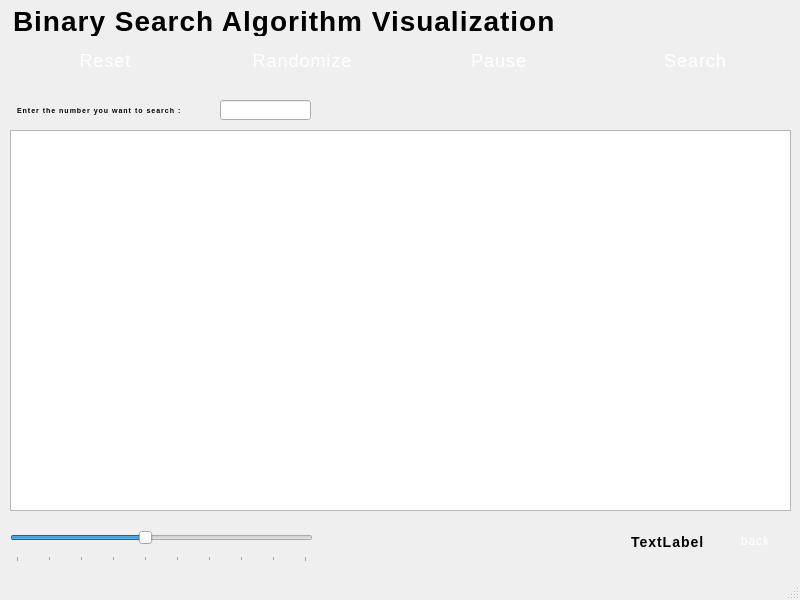
<?xml version="1.0" encoding="UTF-8"?>
<ui version="4.0">
 <class>binary_search</class>
 <widget class="QMainWindow" name="binary_search">
  <property name="geometry">
   <rect>
    <x>0</x>
    <y>0</y>
    <width>800</width>
    <height>600</height>
   </rect>
  </property>
  <property name="windowTitle">
   <string>MainWindow</string>
  </property>
  <widget class="QWidget" name="centralwidget">
   <widget class="QLabel" name="lblTitle">
    <property name="geometry">
     <rect>
      <x>0</x>
      <y>0</y>
      <width>801</width>
      <height>41</height>
     </rect>
    </property>
    <property name="styleSheet">
     <string notr="true">QLabel {
    font-family: &quot;Times New Roman&quot;, &quot;Segoe UI&quot;, Arial, sans-serif;
    font-size: 28px;
    font-weight: bold;
	color: qlineargradient(
        spread:pad, 
        x1:0, y1:0, x2:1, y2:0, 
        stop:0 #0077b6, stop:1 #48cae4
    );
    qproperty-alignment: AlignCenter;
    letter-spacing: 1px;
    text-transform: uppercase;
    background: transparent;
    padding: 5px;
}

</string>
    </property>
    <property name="text">
     <string>Binary Search Algorithm Visualization</string>
    </property>
   </widget>
   <widget class="QWidget" name="layoutWidget">
    <property name="geometry">
     <rect>
      <x>10</x>
      <y>40</y>
      <width>781</width>
      <height>42</height>
     </rect>
    </property>
    <layout class="QHBoxLayout" name="horizontalLayout">
     <item>
      <widget class="QPushButton" name="btnResetbin">
       <property name="styleSheet">
        <string notr="true">QPushButton {
    font-family: &quot;Segoe UI Semibold&quot;, &quot;Times New Roman&quot;, Arial, sans-serif;
    font-size: 18px;
    color: white;
    background: qlineargradient(
        spread:pad,
        x1:0, y1:0, x2:1, y2:1,
        stop:0 #0077b6,
        stop:1 #48cae4
    );
    border: none;
    border-radius: 10px;
    padding: 10px 20px;
    letter-spacing: 1px;
}

QPushButton:hover {
    background: qlineargradient(
        spread:pad,
        x1:0, y1:0, x2:1, y2:1,
        stop:0 #48cae4,
        stop:1 #90e0ef
    );
}

QPushButton:pressed {
    background-color: #023e8a;
}
</string>
       </property>
       <property name="text">
        <string>Reset</string>
       </property>
      </widget>
     </item>
     <item>
      <widget class="QPushButton" name="btnRandomizebin">
       <property name="styleSheet">
        <string notr="true">QPushButton {
    font-family: &quot;Segoe UI Semibold&quot;, &quot;Times New Roman&quot;, Arial, sans-serif;
    font-size: 18px;
    color: white;
    background: qlineargradient(
        spread:pad,
        x1:0, y1:0, x2:1, y2:1,
        stop:0 #0077b6,
        stop:1 #48cae4
    );
    border: none;
    border-radius: 10px;
    padding: 10px 20px;
    letter-spacing: 1px;
}

QPushButton:hover {
    background: qlineargradient(
        spread:pad,
        x1:0, y1:0, x2:1, y2:1,
        stop:0 #48cae4,
        stop:1 #90e0ef
    );
}

QPushButton:pressed {
    background-color: #023e8a;
}
</string>
       </property>
       <property name="text">
        <string>Randomize</string>
       </property>
      </widget>
     </item>
     <item>
      <widget class="QPushButton" name="btnPausebin">
       <property name="styleSheet">
        <string notr="true">QPushButton {
    font-family: &quot;Segoe UI Semibold&quot;, &quot;Times New Roman&quot;, Arial, sans-serif;
    font-size: 18px;
    color: white;
    background: qlineargradient(
        spread:pad,
        x1:0, y1:0, x2:1, y2:1,
        stop:0 #0077b6,
        stop:1 #48cae4
    );
    border: none;
    border-radius: 10px;
    padding: 10px 20px;
    letter-spacing: 1px;
}

QPushButton:hover {
    background: qlineargradient(
        spread:pad,
        x1:0, y1:0, x2:1, y2:1,
        stop:0 #48cae4,
        stop:1 #90e0ef
    );
}

QPushButton:pressed {
    background-color: #023e8a;
}
</string>
       </property>
       <property name="text">
        <string>Pause</string>
       </property>
      </widget>
     </item>
     <item>
      <widget class="QPushButton" name="btnsearchbin">
       <property name="styleSheet">
        <string notr="true">QPushButton {
    font-family: &quot;Segoe UI Semibold&quot;, &quot;Times New Roman&quot;, Arial, sans-serif;
    font-size: 18px;
    color: white;
    background: qlineargradient(
        spread:pad,
        x1:0, y1:0, x2:1, y2:1,
        stop:0 #0077b6,
        stop:1 #48cae4
    );
    border: none;
    border-radius: 10px;
    padding: 10px 20px;
    letter-spacing: 1px;
}

QPushButton:hover {
    background: qlineargradient(
        spread:pad,
        x1:0, y1:0, x2:1, y2:1,
        stop:0 #48cae4,
        stop:1 #90e0ef
    );
}

QPushButton:pressed {
    background-color: #023e8a;
}
</string>
       </property>
       <property name="text">
        <string>Search</string>
       </property>
      </widget>
     </item>
    </layout>
   </widget>
   <widget class="QGraphicsView" name="graphicsView">
    <property name="geometry">
     <rect>
      <x>10</x>
      <y>130</y>
      <width>781</width>
      <height>381</height>
     </rect>
    </property>
   </widget>
   <widget class="QWidget" name="layoutWidget_2">
    <property name="geometry">
     <rect>
      <x>10</x>
      <y>520</y>
      <width>781</width>
      <height>43</height>
     </rect>
    </property>
    <layout class="QHBoxLayout" name="horizontalLayout_2">
     <item>
      <widget class="QSlider" name="sliderSpeed">
       <property name="minimumSize">
        <size>
         <width>211</width>
         <height>41</height>
        </size>
       </property>
       <property name="minimum">
        <number>100</number>
       </property>
       <property name="maximum">
        <number>1000</number>
       </property>
       <property name="value">
        <number>500</number>
       </property>
       <property name="orientation">
        <enum>Qt::Orientation::Horizontal</enum>
       </property>
       <property name="tickPosition">
        <enum>QSlider::TickPosition::TicksBelow</enum>
       </property>
       <property name="tickInterval">
        <number>100</number>
       </property>
      </widget>
     </item>
     <item>
      <spacer name="horizontalSpacer">
       <property name="orientation">
        <enum>Qt::Orientation::Horizontal</enum>
       </property>
       <property name="sizeHint" stdset="0">
        <size>
         <width>40</width>
         <height>20</height>
        </size>
       </property>
      </spacer>
     </item>
     <item>
      <widget class="QLabel" name="lblOperation">
       <property name="styleSheet">
        <string notr="true">QLabel {
    font-family: &quot;Times New Roman&quot;, &quot;Segoe UI&quot;, Arial, sans-serif;
    font-size: 14px;
    font-weight: bold;
	color: qlineargradient(
        spread:pad, 
        x1:0, y1:0, x2:1, y2:0, 
        stop:0 #0077b6, stop:1 #48cae4
    );
    qproperty-alignment: AlignCenter;
    letter-spacing: 1px;
    text-transform: uppercase;
    background: transparent;
    padding: 5px;
}

</string>
       </property>
       <property name="text">
        <string>TextLabel</string>
       </property>
      </widget>
     </item>
     <item>
      <widget class="QPushButton" name="btnBacklin">
       <property name="styleSheet">
        <string notr="true">QPushButton {
    font-family: &quot;Segoe UI Semibold&quot;, &quot;Times New Roman&quot;, Arial, sans-serif;
    font-size: 12px;
    color: white;
	background: qlineargradient(
    	spread:pad,
    	x1:0, y1:0, x2:1, y2:1,
    	stop:0 #000000,
    	stop:1 #1a1a1a
	);

    border: none;
    border-radius: 10px;
    padding: 10px 20px;
    letter-spacing: 1px;
}

QPushButton:hover {
    background: qlineargradient(
        spread:pad,
        x1:0, y1:0, x2:1, y2:1,
        stop:0 #48cae4,
        stop:1 #90e0ef
    );
}

QPushButton:pressed {
    background-color: #023e8a;
}


</string>
       </property>
       <property name="text">
        <string>back</string>
       </property>
      </widget>
     </item>
    </layout>
   </widget>
   <widget class="QLabel" name="label">
    <property name="geometry">
     <rect>
      <x>10</x>
      <y>100</y>
      <width>211</width>
      <height>21</height>
     </rect>
    </property>
    <property name="styleSheet">
     <string notr="true">QLabel {
    font-family: &quot;Times New Roman&quot;, &quot;Segoe UI&quot;, Arial, sans-serif;
    font-size: 7px;
    font-weight: bold;
	color: qlineargradient(
        spread:pad, 
        x1:0, y1:0, x2:1, y2:0, 
        stop:0 #ffffff
    );
    qproperty-alignment: AlignCenter;
    letter-spacing: 1px;
    text-transform: uppercase;
    background: transparent;
    padding: 5px;
}

</string>
    </property>
    <property name="text">
     <string>Enter the number you want to search :</string>
    </property>
   </widget>
   <widget class="QLineEdit" name="lineSearchEdit">
    <property name="geometry">
     <rect>
      <x>220</x>
      <y>100</y>
      <width>91</width>
      <height>20</height>
     </rect>
    </property>
   </widget>
  </widget>
  <widget class="QMenuBar" name="menubar">
   <property name="geometry">
    <rect>
     <x>0</x>
     <y>0</y>
     <width>800</width>
     <height>17</height>
    </rect>
   </property>
  </widget>
  <widget class="QStatusBar" name="statusbar"/>
 </widget>
 <resources/>
 <connections/>
</ui>
